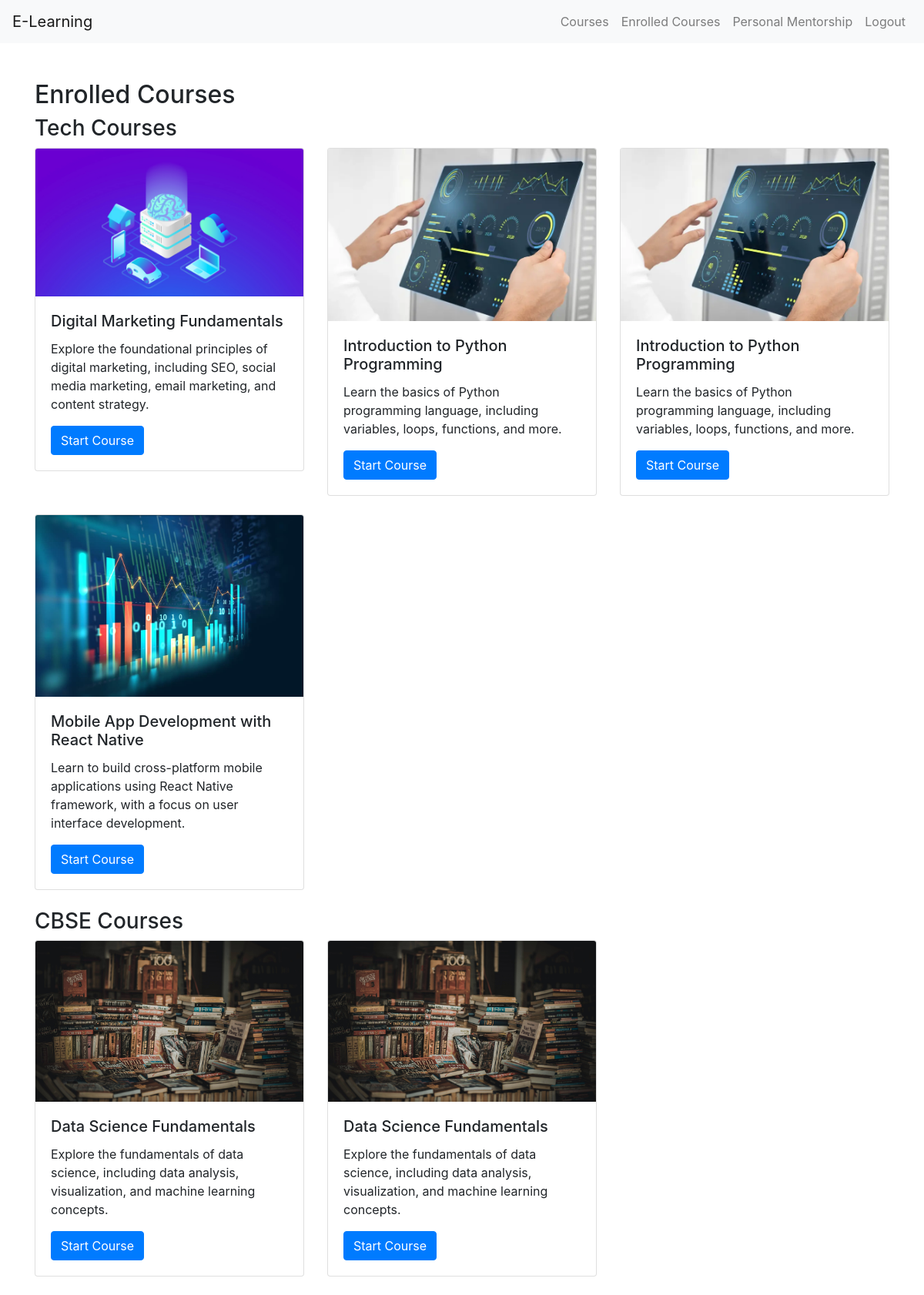
The app's page /enrolled-courses/ (signed in), older data.
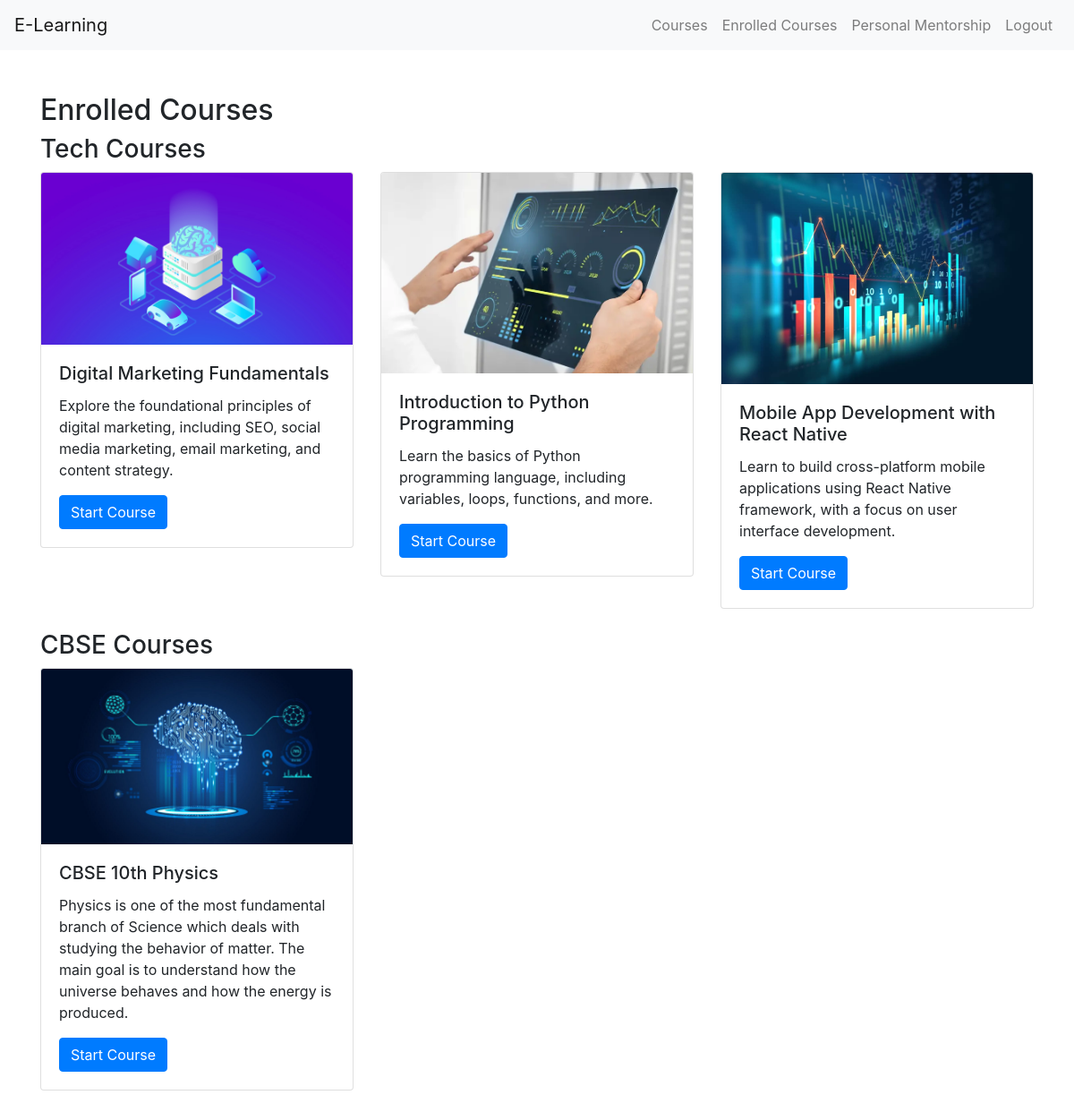
The same page, newer data.
### app/models.py (models this page shows, shortened)
class Enrollment(models.Model):
    course = models.ForeignKey(Course, on_delete=models.CASCADE)
    user = models.ForeignKey(User, on_delete=models.CASCADE)

class Course(models.Model):
    TECH_COURSE = 'Tech Courses'
    CBSE_COURSE = 'CBSE Courses'
    CATEGORY_CHOICES = [
        (TECH_COURSE, 'Tech Courses'),
        (CBSE_COURSE, 'CBSE Courses'),
    ]
    title = models.CharField(max_length=100)
    description = models.TextField()
    price = models.DecimalField(max_digits=8, decimal_places=2)
    category = models.CharField(max_length=100, choices=CATEGORY_CHOICES, default=TECH_COURSE)
    grade = models.CharField(max_length=10, blank=True, null=True)
    image = models.ImageField(upload_to='staticfiles/course_images/', null=True, blank=True)
    demo_video = models.FileField(upload_to='staticfiles/demo_videos/', null=True, blank=True)
    course_video = models.FileField(upload_to='staticfiles/course_videos/', null=True, blank=True)

### app/views.py (the view)
# urls.py: path('enrolled-courses/', views.enrolled_course, name='enrolled_course'),
def enrolled_course(request):
    enrolled_courses = Enrollment.objects.filter(user=request.user)
    return render(request, 'enrolled_course.html', {'enrolled_courses': enrolled_courses})

### app/templates/enrolled_course.html (shortened to what this page needs)
<!DOCTYPE html>
<html lang="en">
<head>
    <link rel="stylesheet" href="https://stackpath.bootstrapcdn.com/bootstrap/4.5.2/css/bootstrap.min.css">
</head>
<body>
<nav class="navbar navbar-expand-lg navbar-light bg-light">
    <a class="navbar-brand" href="#">E-Learning</a>
    <div class="collapse navbar-collapse" id="navbarNav">
        <ul class="navbar-nav ml-auto">
            <li class="nav-item">
                <a class="nav-link" href="{% url 'course_catalog' %}">Courses</a>
            </li>
            <li class="nav-item">
                <a class="nav-link" href="#">Enrolled Courses</a>
            </li>
            <li class="nav-item">
                <a class="nav-link" href="{% url 'mentorship_page' %}">Personal Mentorship</a>
            </li>
            <li class="nav-item">
                <a class="nav-link" href="{% url 'logout' %}">Logout</a>
            </li>
        </ul>
    </div>
</nav>
<div class="container mt-5">
    <h2>Enrolled Courses</h2>
    <h3>Tech Courses</h3>
    <div class="row">
        {% for enrollment in enrolled_courses %}
            {% if enrollment.course.category == 'Tech Courses' %}
                <div class="col-md-4 mb-4">
                    <div class="card">
                        <img src="{{ enrollment.course.image.url }}" class="card-img-top" alt="{{ enrollment.course.title }}">
                        <div class="card-body">
                            <h5 class="card-title">{{ enrollment.course.title }}</h5>
                            <p class="card-text">{{ enrollment.course.description }}</p>
                            <a href="{% url 'start_course' course_id=enrollment.course.id %}" class="btn btn-primary">Start Course</a>
                        </div>
                    </div>
                </div>
            {% endif %}
        {% endfor %}
    </div>
    <h3>CBSE Courses</h3>
    <div class="row">
        {% for enrollment in enrolled_courses %}
            {% if enrollment.course.category == 'CBSE Courses' %}
                <div class="col-md-4 mb-4">
                    <div class="card">
                        <img src="{{ enrollment.course.image.url }}" class="card-img-top" alt="{{ enrollment.course.title }}">
                        <div class="card-body">
                            <h5 class="card-title">{{ enrollment.course.title }}</h5>
                            <p class="card-text">{{ enrollment.course.description }}</p>
                            <a href="{% url 'start_course' course_id=enrollment.course.id %}" class="btn btn-primary">Start Course</a>
                        </div>
                    </div>
                </div>
            {% endif %}
        {% endfor %}
    </div>
</div>
</body>
</html>

Row changes from the older to the newer data that the page shows:
removed Enrollment: course.image (picture), course "Introduction to Python Programming", course.description "Learn the basics of Python programming language, including variables, loops, functions, and more.", shown under "Tech Courses"
removed Enrollment: course.image (picture), course "Data Science Fundamentals", course.description "Explore the fundamentals of data science, including data analysis, visualization, and machine learning concepts.", shown under "CBSE Courses"
removed Enrollment: course.image (picture), course "Data Science Fundamentals", course.description "Explore the fundamentals of data science, including data analysis, visualization, and machine learning concepts.", shown under "CBSE Courses"
added Enrollment: course.image (picture), course "CBSE 10th Physics", course.description "Physics is one of the most fundamental branch of Science which deals with studying the behavior of matter. The main goal is to understand how the universe behaves and how the energy is produced.", shown under "CBSE Courses"
